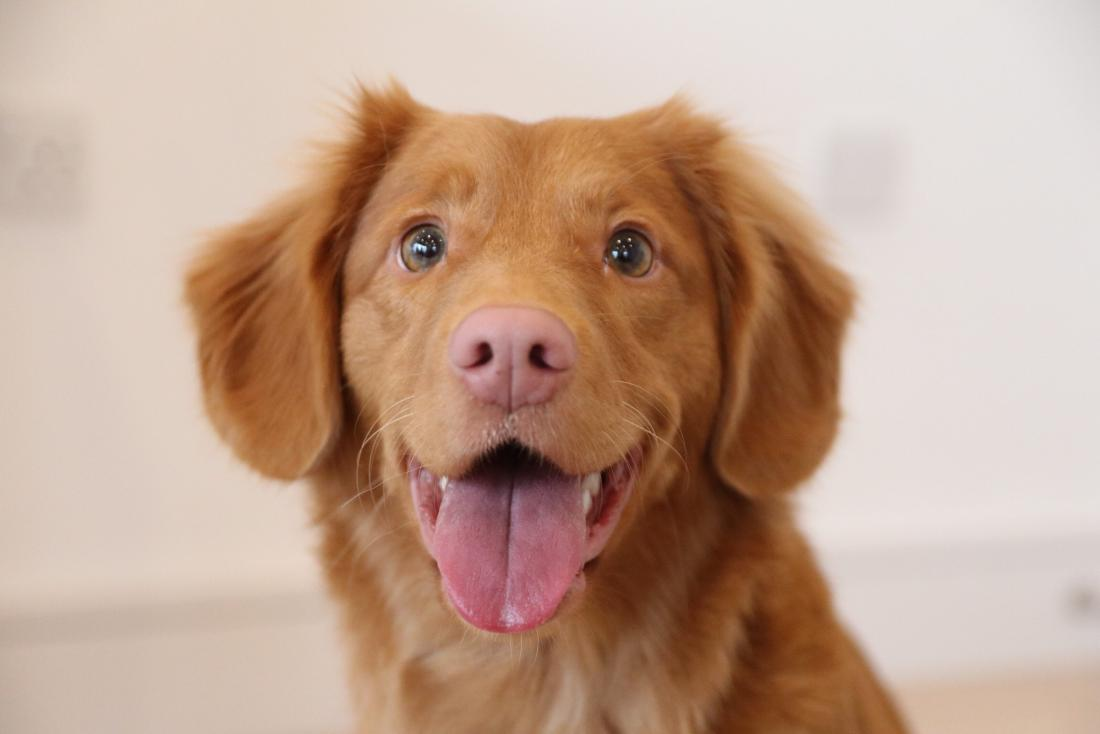
#> input picture Weeks/W0302/puppy.jpg, 1100 x 734 px
$ python 'transformation(1).py'
#> lines starting #> are read from the running program, lines starting #| are printed output that depends on the picture
#COS 470 by Xin Zhang
import cv2
import numpy as np

# Load an image
image = cv2.imread('puppy.jpg')
#> image is the input picture: shape (734, 1100, 3); mean B, G, R 143.9, 162.6, 192.9
# Get the dimensions of the image
height, width = image.shape[:2]
#> height = 734; width = 1100

# 1. translation
# Define the translation matrix
tx, ty = 50, 100  # Translation offsets
M = np.float32([[1, 0, tx], [0, 1, ty]])

# Apply the translation using cv2.warpAffine
# (width, height) specifies the size of the translated image
translated_image = cv2.warpAffine(image, M, (width, height))
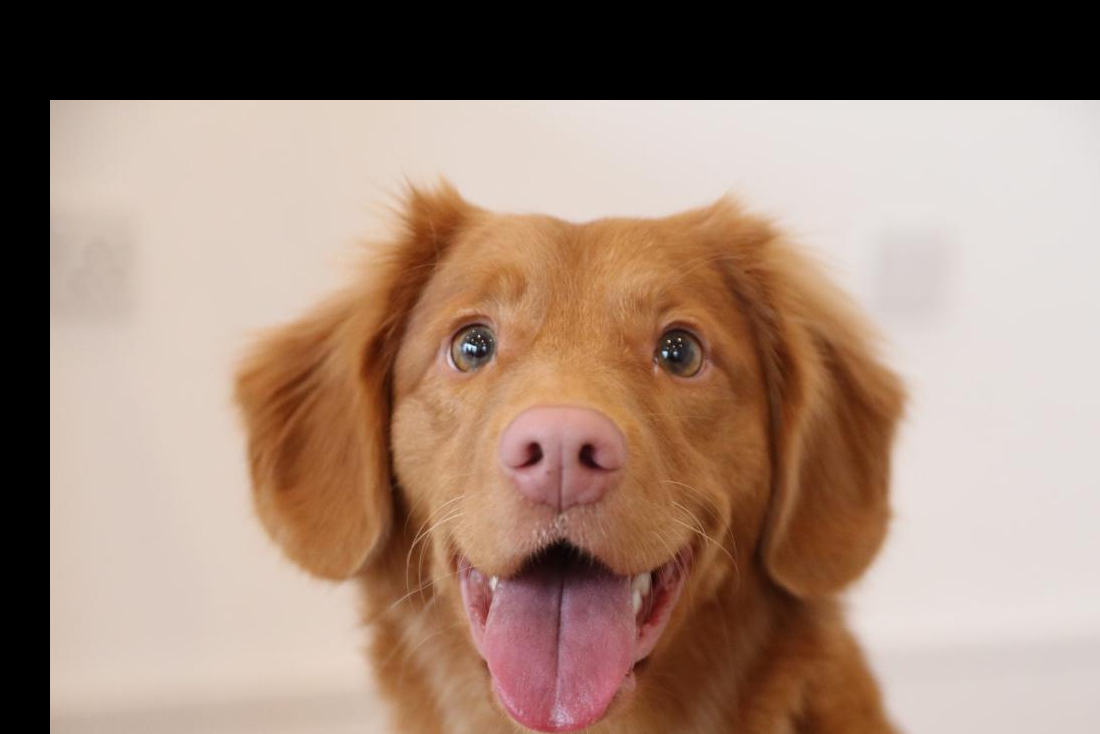
#> translated_image: shape (734, 1100, 3); mean B, G, R 118.5, 133.8, 159.4

# Display the original and translated images
cv2.imshow('Original Image', image)
cv2.imshow('Translated Image', translated_image)
cv2.waitKey(0)
cv2.destroyAllWindows()


# 2. rotate
# Define the center of the image for rotation
center = (width // 2, height // 2)
#> center = (550, 367)

# Define the rotation angle and scale
angle = 45  # Rotate 45 degrees clockwise
scale = 1.0  # No scaling

# Get the rotation matrix using cv2.getRotationMatrix2D
M = cv2.getRotationMatrix2D(center, angle, scale)

# Apply the rotation using cv2.warpAffine
rotated_image = cv2.warpAffine(image, M, (width, height))
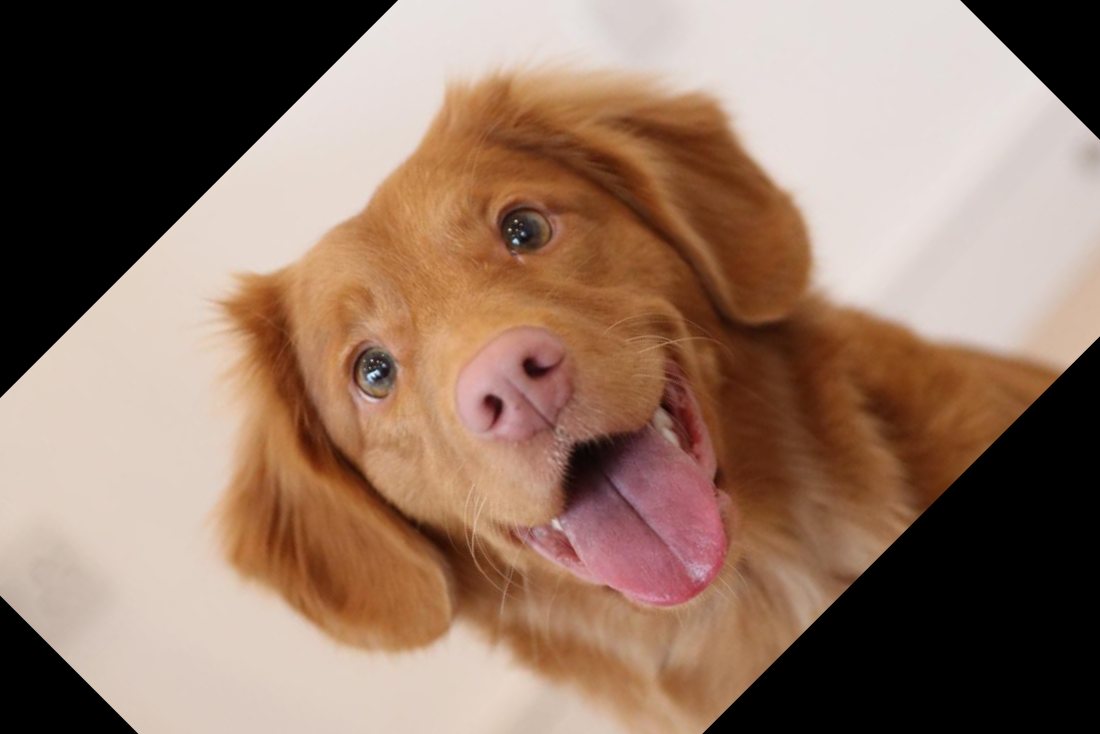
#> rotated_image: shape (734, 1100, 3); mean B, G, R 100.3, 117.1, 144.6

# Display the original and rotated images
cv2.imshow('Original Image', image)
cv2.imshow('Rotated Image', rotated_image)
cv2.waitKey(0)
cv2.destroyAllWindows()

# 3. affine
# Define the source points (points in the original image)
pts1 = np.float32([[50, 50], [200, 50], [50, 200]])

# Define the destination points (where the points should be mapped to in the output image)
pts2 = np.float32([[10, 100], [200, 50], [100, 250]])

# Calculate the affine transformation matrix
M = cv2.getAffineTransform(pts1, pts2)

# Apply the affine transformation using cv2.warpAffine
affine_transformed_image = cv2.warpAffine(image, M, (width, height))
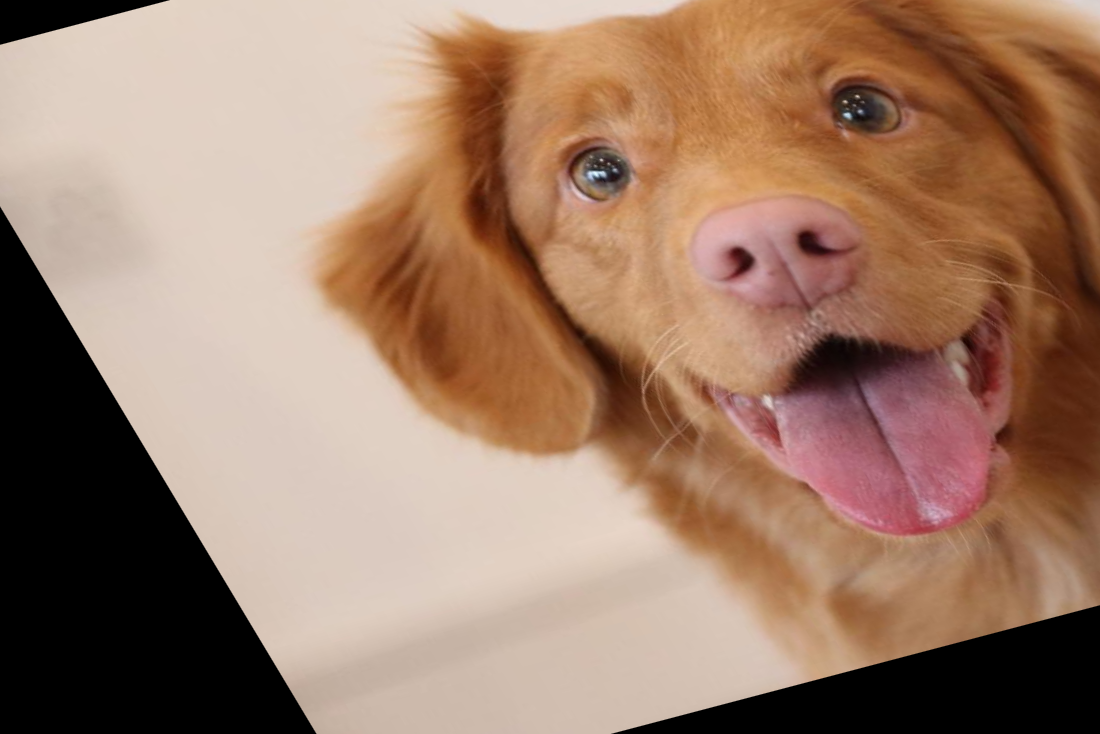
#> affine_transformed_image: shape (734, 1100, 3); mean B, G, R 104.3, 124.5, 157.1

# Display the original and transformed images
cv2.imshow('Original Image', image)
cv2.imshow('Affine Transformed Image', affine_transformed_image)
cv2.waitKey(0)
cv2.destroyAllWindows()


# 4. perspective
# Define the source points (points in the original image)
pts1 = np.float32([[56, 65], [368, 52], [28, 387], [389, 390]])

# Define the destination points (where the points should be mapped to in the output image)
pts2 = np.float32([[0, 0], [300, 0], [0, 300], [300, 300]])

# Calculate the perspective transformation matrix
M = cv2.getPerspectiveTransform(pts1, pts2)

# Get the dimensions of the output image (the width and height of the destination rectangle)
width, height = 300, 300

# Apply the perspective transformation using cv2.warpPerspective
perspective_transformed_image = cv2.warpPerspective(image, M, (width, height))
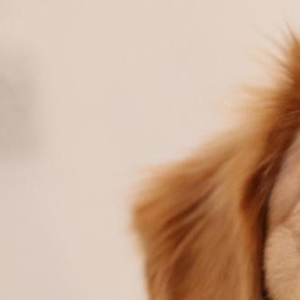
#> perspective_transformed_image: shape (300, 300, 3); mean B, G, R 151.1, 173.2, 203.3

# Display the original and transformed images
cv2.imshow('Original Image', image)
cv2.imshow('Perspective Transformed Image', perspective_transformed_image)
cv2.waitKey(0)
cv2.destroyAllWindows()
